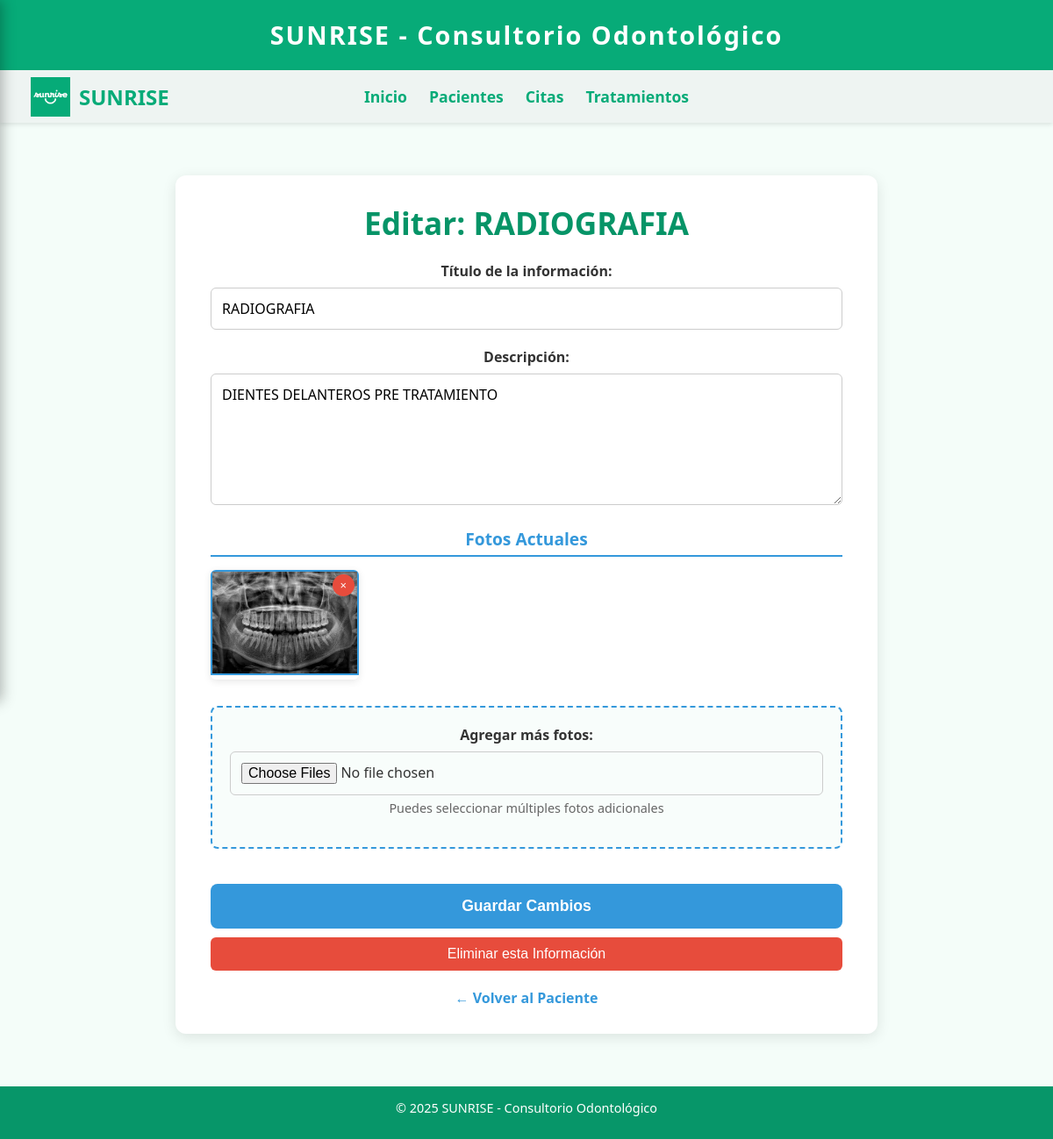
The app's page /informacion/12/editar/ (signed in) with its own data.
### SUNRISE/models.py (models this page shows, shortened)
class InformacionAdicional(models.Model):
    paciente = models.ForeignKey(Paciente, on_delete=models.CASCADE, related_name='informacion_adicional')
    titulo = models.CharField(max_length=200)
    descripcion = models.TextField()
    fecha_creacion = models.DateTimeField(auto_now_add=True)

class FotoInformacion(models.Model):
    informacion = models.ForeignKey(InformacionAdicional, on_delete=models.CASCADE, related_name='fotos')
    imagen = models.ImageField(upload_to='informacion_pacientes/')
    descripcion = models.CharField(max_length=200, blank=True)

### SUNRISE/views.py (the view, shortened to what this page needs)
# urls.py: path('informacion/<int:informacion_id>/editar/', views.editar_informacion, name='editar_informacion'),
@auth_required
def editar_informacion(request, informacion_id):
    informacion = get_object_or_404(InformacionAdicional, id=informacion_id)
    return render(request, 'editar_informacion.html', {'informacion': informacion})

### SUNRISE/templates/editar_informacion.html (shortened to what this page needs)
{% extends 'base.html' %}
{% load static %}
{% block content %}
<div class="form-container">
    <h2>Editar: {{ informacion.titulo }}</h2>
    <form method="post" enctype="multipart/form-data">
        <div class="campo">
            <label for="titulo">Título de la información:</label>
            <input type="text" id="titulo" name="titulo" value="{{ informacion.titulo }}" required>
        </div>
        <div class="campo">
            <label for="descripcion">Descripción:</label>
            <textarea id="descripcion" name="descripcion" required>{{ informacion.descripcion }}</textarea>
        </div>
        <div class="seccion-fotos">
            <h3 class="seccion-titulo">Fotos Actuales</h3>
            {% if informacion.fotos.all %}
                <div class="galeria-fotos">
                    {% for foto in informacion.fotos.all %}
                    <div class="foto-item">
                        <img src="{{ foto.imagen.url }}" alt="Foto de la información" class="foto-img">
                        <button type="button" class="btn-eliminar-foto"
                                onclick="eliminarFoto({{ foto.id }}, '{{ informacion.titulo }}')">
                            ×
                        </button>
                    </div>
                    {% endfor %}
                </div>
            {% else %}
                <div class="info-text">No hay fotos registradas</div>
            {% endif %}
        </div>
        <div class="campo campo-fotos">
            <label for="nuevas_fotos">Agregar más fotos:</label>
            <input type="file" id="nuevas_fotos" name="nuevas_fotos" multiple accept="image/*">
            <div class="info-text">Puedes seleccionar múltiples fotos adicionales</div>
        </div>
        <button type="submit" class="btn-submit">Guardar Cambios</button>
    </form>
    <form method="post" action="{% url 'eliminar_informacion' informacion.id %}" id="form-eliminar-info">
        <button type="button" class="btn-eliminar-info" id="btn-eliminar-info">
            Eliminar esta Información
        </button>
    </form>
    <div class="volver">
        <a href="{% url 'paciente_detalle' informacion.paciente.id %}">← Volver al Paciente</a>
    </div>
</div>
{% endblock %}

### SUNRISE/templates/base.html (style rules this page uses)
* { margin: 0; padding: 0; box-sizing: border-box; }
body { margin: 0; font-family: 'Segoe UI', Tahoma, Geneva, Verdana, sans-serif; background-color: #f4fdf9; color: #333; transition: margin-left 0.3s ease; padding-top: 140px; padding-bottom: 60px; min-height: 100vh; }
.content h2 { color: #069467; font-size: 2.2rem; margin-bottom: 20px; }

### SUNRISE/templates/editar_informacion.html (style rules this page uses)
.form-container { max-width: 800px; margin: 40px auto; background: #fff; padding: 30px 40px; border-radius: 12px; box-shadow: 0px 4px 16px rgba(0,0,0,0.10); }
h2 { color: #3498db; text-align: center; margin-bottom: 30px; }
.campo { margin-bottom: 20px; }
.campo label { display: block; margin-bottom: 8px; font-weight: bold; color: #333; }
.campo input, .campo textarea { width: 100%; padding: 12px; border: 1px solid #ccc; border-radius: 6px; font-size: 1rem; box-sizing: border-box; font-family: inherit; }
.campo textarea { resize: vertical; min-height: 150px; }
.campo-fotos { border: 2px dashed #3498db; padding: 20px; border-radius: 8px; background: #f8fdfb; }
.btn-submit { background-color: #3498db; color: white; padding: 15px 40px; border: none; border-radius: 8px; font-size: 1.1rem; font-weight: bold; cursor: pointer; width: 100%; margin-top: 20px; transition: background 0.3s; }
.volver { text-align: center; margin-top: 20px; }
.volver a { color: #3498db; text-decoration: none; font-weight: bold; }
.info-text { color: #666; font-size: 0.9rem; margin-top: 5px; }
.galeria-fotos { display: grid; grid-template-columns: repeat(auto-fill, minmax(150px, 1fr)); gap: 15px; margin-top: 10px; }
.foto-item { position: relative; border-radius: 6px; overflow: hidden; box-shadow: 0px 2px 8px rgba(0,0,0,0.1); }
.foto-img { width: 100%; height: 120px; object-fit: cover; border: 2px solid #3498db; }
.btn-eliminar-foto { position: absolute; top: 5px; right: 5px; background: #e74c3c; color: white; border: none; border-radius: 50%; width: 25px; height: 25px; cursor: pointer; font-size: 0.8rem; display: flex; align-items: center; justify-content: center; transition: background 0.3s; }
.seccion-fotos { margin-bottom: 30px; }
.seccion-titulo { color: #3498db; font-size: 1.2rem; font-weight: bold; margin-bottom: 15px; border-bottom: 2px solid #3498db; padding-bottom: 5px; }
.btn-eliminar-info { background-color: #e74c3c; color: white; padding: 10px 20px; border: none; border-radius: 6px; cursor: pointer; font-size: 1rem; margin-top: 10px; width: 100%; }

### records on screen
InformacionAdicional: titulo "RADIOGRAFIA", descripcion "DIENTES DELANTEROS PRE TRATAMIENTO"
FotoInformacion: imagen (picture)
